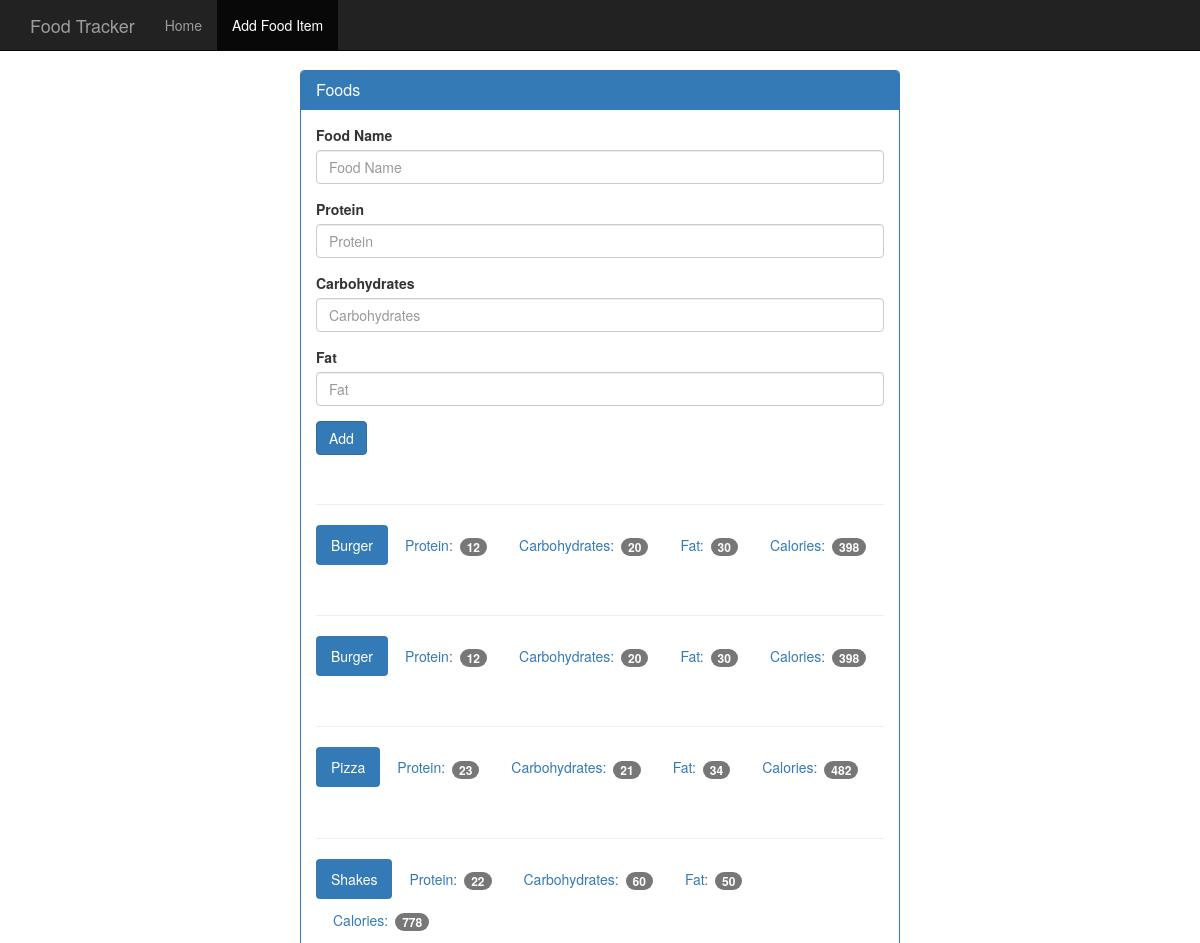
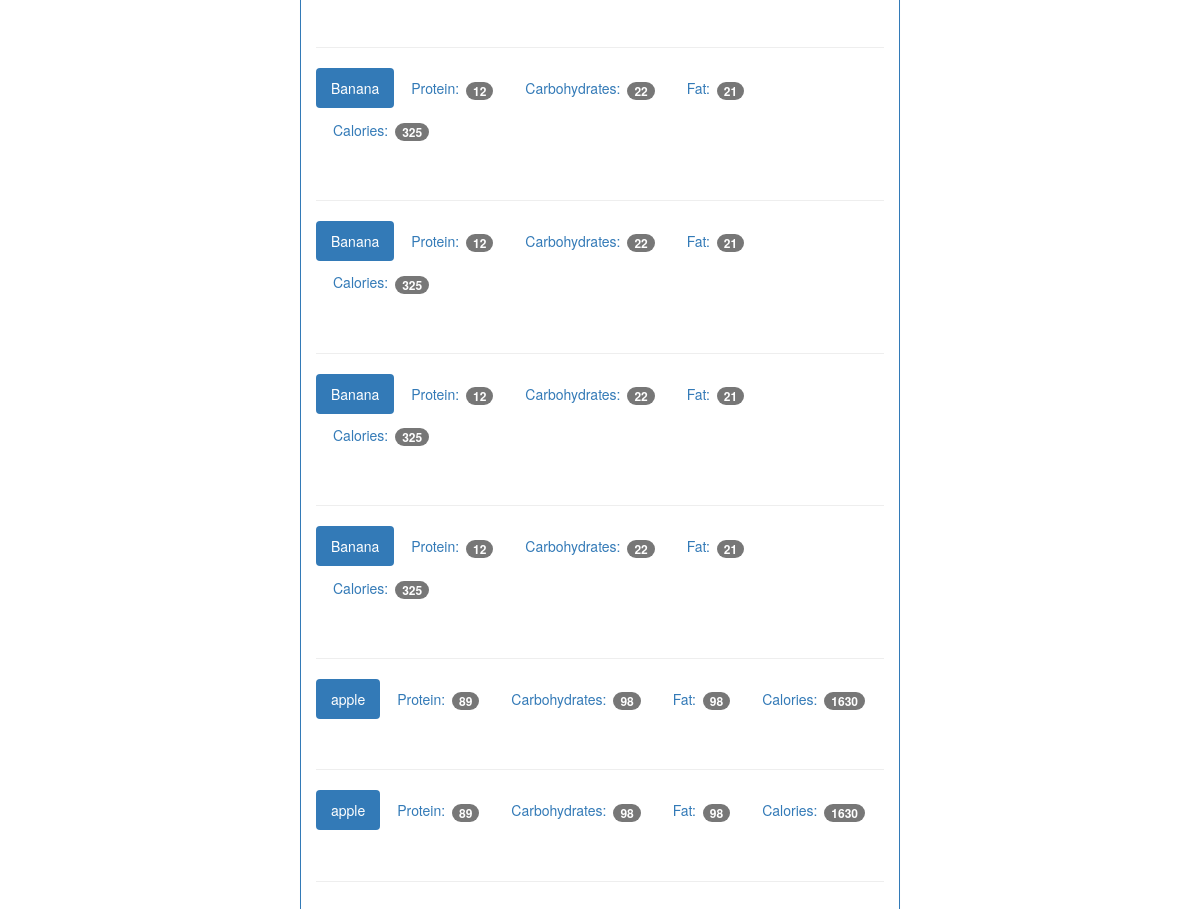
The app's page /food with its own data (2 pictures, top to bottom).
### tables this page shows
CREATE TABLE food(
    id integer primary key autoincrement,
    name text not null ,
    protein integer not null ,
    carbohydrates integer not null ,
    fat integer not null ,
    calories integer not null
);

### app.py (the view, shortened to what this page needs)
@app.route('/food', methods=['GET', 'POST'])
def food():
    db = get_db()
    cur = db.execute('select name,protein, carbohydrates, fat, calories from food')
    results = cur.fetchall()
    return render_template('add_food.html', results=results)

### database.py (called while the page is built)
def connect_db():
    sql = sqlite3.connect('C:/Dipika/Study/calorie_tracker/food_log.db')
    sql.row_factory = sqlite3.Row
    return sql

def get_db():
    if not hasattr(g, 'sqlite3'):
        g.sqlite_db = connect_db()
    return g.sqlite_db

### templates/add_food.html
{% extends "base.html" %}
{% block body %}
    <nav class="navbar navbar-inverse navbar-fixed-top">
      <div class="container">
        <div class="navbar-header">
          <a class="navbar-brand" href="{{ url_for('index') }}">Food Tracker</a>
        </div>
        <div id="navbar" class="navbar-collapse collapse">
          <ul class="nav navbar-nav">
            <li><a href="{{ url_for('index') }}">Home</a></li>
            <li class="active"><a href="{{ url_for('food') }}">Add Food Item</a></li>
          </ul>
        </div>
      </div>
    </nav>
    <div class="container theme-showcase col-sm-6 col-sm-offset-3" role="main">
      <div class="row">
        <div>
          <div class="panel panel-primary">
            <div class="panel-heading">
              <h3 class="panel-title">Foods</h3>
            </div>
            <div class="panel-body">
              <form method="POST" action="{{url_for('food')}}">
                <div class="form-group">
                  <label for="food-name">Food Name</label>
                  <input type="text" class="form-control" id="food-name" name="food-name" placeholder="Food Name">
                </div>
                <div class="form-group">
                  <label for="protein">Protein</label>
                  <input type="number" class="form-control" id="protein" name="protein" placeholder="Protein">
                </div>
                <div class="form-group">
                  <label for="carbohydrates">Carbohydrates</label>
                  <input type="number" class="form-control" id="carbohydrates" name="carbohydrates" placeholder="Carbohydrates">
                </div>
                <div class="form-group">
                  <label for="fat">Fat</label>
                  <input type="number" class="form-control" id="fat" name="fat" placeholder="Fat">
                </div>
                <button type="submit" class="btn btn-primary">Add</button>
              </form>
              <div class="page-header"></div>
              {% for food in results %}
              <ul class="nav nav-pills" role="tablist">
                <li class="active"><a>{{ food.name }}</a></li>
                <li><a>Protein: <span class="badge">{{ food.protein }}</span></a></li>
                <li><a>Carbohydrates: <span class="badge">{{ food.carbohydrates }}</span></a></li>
                <li><a>Fat: <span class="badge">{{ food.fat }}</span></a></li>
                <li><a>Calories: <span class="badge">{{ food.calories }}</span></a></li>
              </ul>
              <div class="page-header"></div>
              {% endfor %}
            </div>
          </div>
        </div>
      </div>
    </div>
{%endblock%}

### templates/base.html (shortened to what this page needs)
<!DOCTYPE html>
<html lang="en">
  <head>
    <link href="{{ url_for('static', filename='bootstrap.min.css') }}" rel="stylesheet">
    <link href="{{ url_for('static', filename='theme.css') }}" rel="stylesheet">
  </head>
 <body>
 {% block body %} {%endblock%}
 </body>
</html>

### static/theme.css (style rules this page uses)
body { padding-top: 70px; padding-bottom: 30px; }

### records on screen
food: name "Burger", protein "12", carbohydrates "20", fat "30", calories "398"
food: name "Burger", protein "12", carbohydrates "20", fat "30", calories "398"
food: name "Pizza", protein "23", carbohydrates "21", fat "34", calories "482"
food: name "Shakes", protein "22", carbohydrates "60", fat "50", calories "778"
food: name "Banana", protein "12", carbohydrates "22", fat "21", calories "325"
food: name "Banana", protein "12", carbohydrates "22", fat "21", calories "325"
food: name "Banana", protein "12", carbohydrates "22", fat "21", calories "325"
food: name "Banana", protein "12", carbohydrates "22", fat "21", calories "325"
food: name "apple", protein "89", carbohydrates "98", fat "98", calories "1630"
food: name "apple", protein "89", carbohydrates "98", fat "98", calories "1630"
